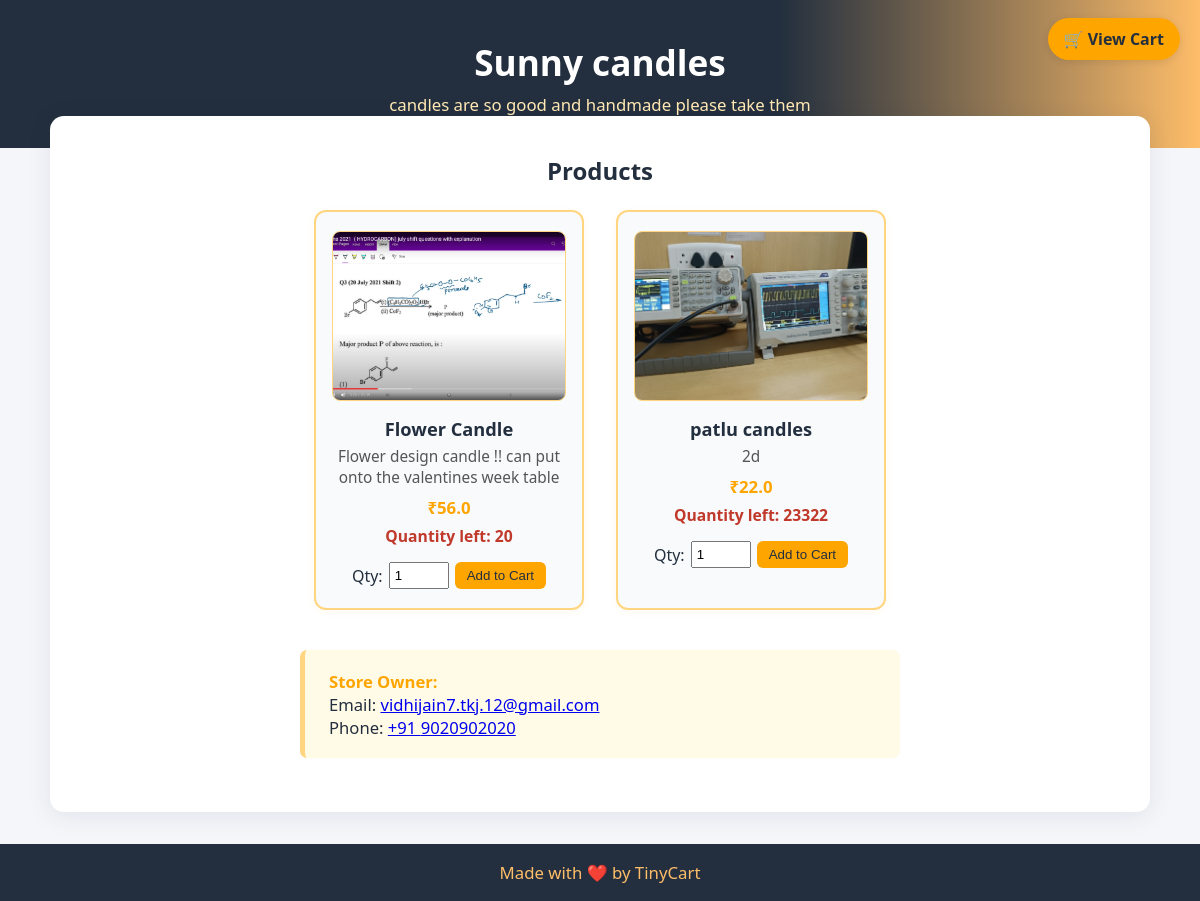
Screenshot of /store/126032ca (signed in) with the database file from the repository.
### tables this page shows
CREATE TABLE stores(
        store_id TEXT, store_name TEXT, store_desc TEXT, email TEXT,
        owner_phone TEXT, owner_pin TEXT, qr_file TEXT,
        p_name TEXT, p_d TEXT, p_p REAL, p_q INTEGER, p_i TEXT, approved INTEGER DEFAULT 0, created_at TIMESTAMP);

### main.py (the view)
@app.route("/store/<store_id>", endpoint="view_store")
def view_store(store_id: str):
    cur = db().cursor()
    rows = cur.execute(
        "SELECT * FROM stores WHERE store_id=? AND approved=1",
        (store_id,)
    ).fetchall()
    if not rows:
        return "Store not found or not yet approved.", 404
    store_name, store_desc = rows[0][1], rows[0][2]
    owner_email, owner_phone = rows[0][3], rows[0][4]
    return render_template(
        "store.html",
        store_name        = store_name,
        store_description = store_desc,
        owner_email       = owner_email,
        owner_phone       = owner_phone,
        products          = rows,        # the full product list
        store_id          = store_id
    )

### main.py (called while the page is built)
def db():
    return sqlite3.connect(DB_PATH, detect_types=sqlite3.PARSE_DECLTYPES)

### templates/store.html (shortened to what this page needs)
<!DOCTYPE html>
<html lang="en">
<head>
</head>
<body>
<a href="{{ url_for('view_cart', store_id=store_id) }}" class="cart-btn">🛒 View Cart</a>
<div class="store-header">
  <h1>{{ store_name }}</h1>
  <p>{{ store_description }}</p>
</div>
<div class="container">
  <h2 style="text-align:center;margin-bottom:1.4rem">Products</h2>
  <div class="products-grid">
    {% for p in products %}
    <div class="product-card">
      {% if p[11] %}
        <img src="{{ url_for('static', filename='images/' ~ p[11]) }}" class="product-img" alt="Product">
      {% else %}
        <div class="product-img">No Image</div>
      {% endif %}
      <h3>{{ p[7] }}</h3>
      <div class="product-desc">{{ p[8] }}</div>
      <div class="product-price">₹{{ p[9] }}</div>
      {% if p[10] > 0 %}
        <div class="product-qty">Quantity left: {{ p[10] }}</div>
        <form action="{{ url_for('add_to_cart') }}" method="POST" class="buy-form">
          <label>Qty:</label>
          <input type="number" name="qty" value="1" min="1" max="{{ p[10] }}" required>
          <button type="submit">Add to Cart</button>
        </form>
      {% else %}
        <div class="product-qty" style="color:#e04c4c">Sold Out</div>
      {% endif %}
    </div>
    {% endfor %}
  </div>
  <div class="owner-contact">
    <strong>Store Owner:</strong><br>
    Email: <a href="mailto:{{ owner_email }}">{{ owner_email }}</a><br>
    Phone: <a href="tel:+91{{ owner_phone }}">+91 {{ owner_phone }}</a>
  </div>
</div>
<div class="tinycart-footer">Made with ❤️ by TinyCart</div>
</body>
</html>

### templates/store.html (style rules this page uses)
* { box-sizing: border-box; margin: 0; padding: 0; }
body { font-family: 'Segoe UI', Arial, sans-serif; background: #f5f6fa; color: #232f3e; min-height: 100vh; }
.store-header { background: linear-gradient(90deg, #232f3e 65%, #febd69 100%); color: #fff; padding: 2.4rem 1rem 2rem; text-align: center; }
.store-header h1 { font-size: 2.2rem; font-weight: 700; margin-bottom: .4rem; }
.store-header p { font-size: 1.05rem; color: #ffe8b3; }
.cart-btn { position: fixed; top: 18px; right: 20px; background: #ffa500; color: #232f3e; padding: 10px 16px; border-radius: 30px; text-decoration: none; font-weight: 600; box-shadow: 0 2px 8px rgba(0,0,0,.1); transition: .2s; }
.container { max-width: 1100px; margin: -2rem auto 2rem; background: #fff; border-radius: 14px; box-shadow: 0 4px 24px rgba(35,47,62,.09); padding: 2.4rem 2rem; }
.products-grid { display: flex; flex-wrap: wrap; gap: 32px; justify-content: center; margin-bottom: 2.5rem; }
.product-card { background: #f8fafc; border: 2px solid #ffd580; border-radius: 12px; box-shadow: 0 2px 9px rgba(255,186,58,.07); width: 270px; padding: 1.2rem 1rem; display: flex; flex-direction: column; align-items: center; transition: .25s; }
.product-img { width: 100%; height: 170px; object-fit: cover; border-radius: 8px; margin-bottom: 1rem; background: #fffbe7; border: 1px solid #ffd580; display: flex; align-items: center; justify-content: center; font-size: .95rem; color: #888; }
.product-card h3 { font-size: 1.14rem; margin-bottom: .35rem; text-align: center; }
.product-desc { color: #555; font-size: .96rem; margin-bottom: .5rem; text-align: center; }
.product-price { color: #ffa500; font-weight: 700; font-size: 1.05rem; margin-bottom: .35rem; }
.product-qty { color: #c0392b; font-size: .98rem; font-weight: 600; margin-bottom: .35rem; }
.buy-form { margin-top: .6rem; display: flex; gap: 6px; align-items: center; }
.buy-form input[type=number] { width: 60px; padding: 4px; }
.buy-form button { padding: 6px 12px; background: #ffa500; color: #232f3e; border: none; border-radius: 6px; cursor: pointer; transition: .2s; }
.owner-contact { background: #fffbe7; border-left: 5px solid #ffd580; border-radius: 7px; padding: 1.2rem 1.5rem; margin: 2rem auto 1rem; font-size: 1.04rem; max-width: 600px; }
.owner-contact strong { color: #ffa500; }
.tinycart-footer { text-align: center; padding: 1.05rem 0; background: #232f3e; color: #febd69; font-size: 1.05rem; margin-top: 2rem; }

### rows the page displays
stores: store_name "Sunny candles", store_desc "candles are so good and handmade please take them", p_i (picture), p_name "Flower Candle", p_d "Flower design candle !! can put onto the valentines week table", p_p "56.0", p_q "20", email "vidhijain7.tkj.12@gmail.com", owner_phone "9020902020"
stores: p_i (picture), p_name "patlu candles", p_d "2d", p_p "22.0", p_q "23322"
